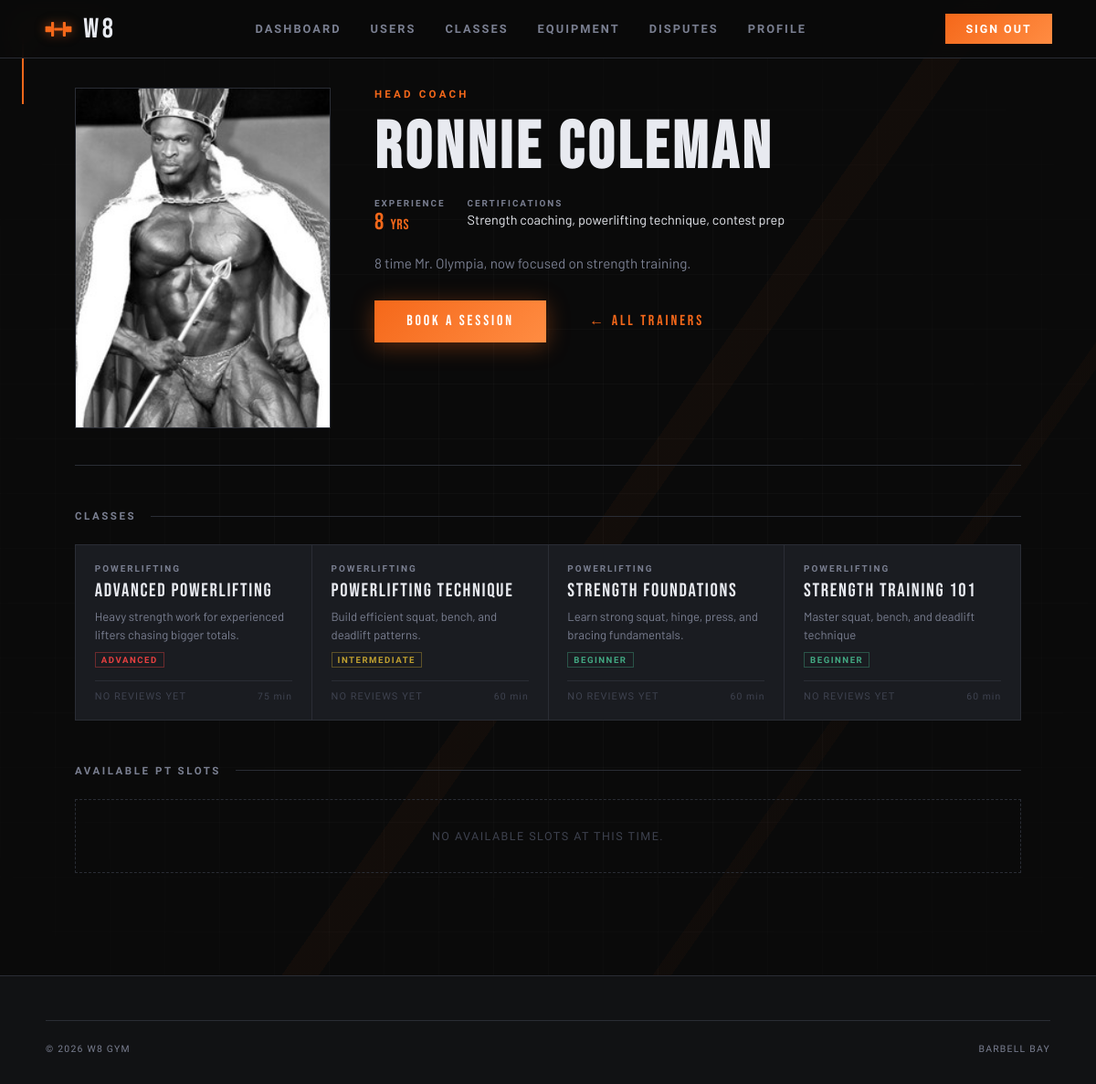
/pages/trainer_profile.php?id=2 (signed in), run on an earlier commit of the app's database.
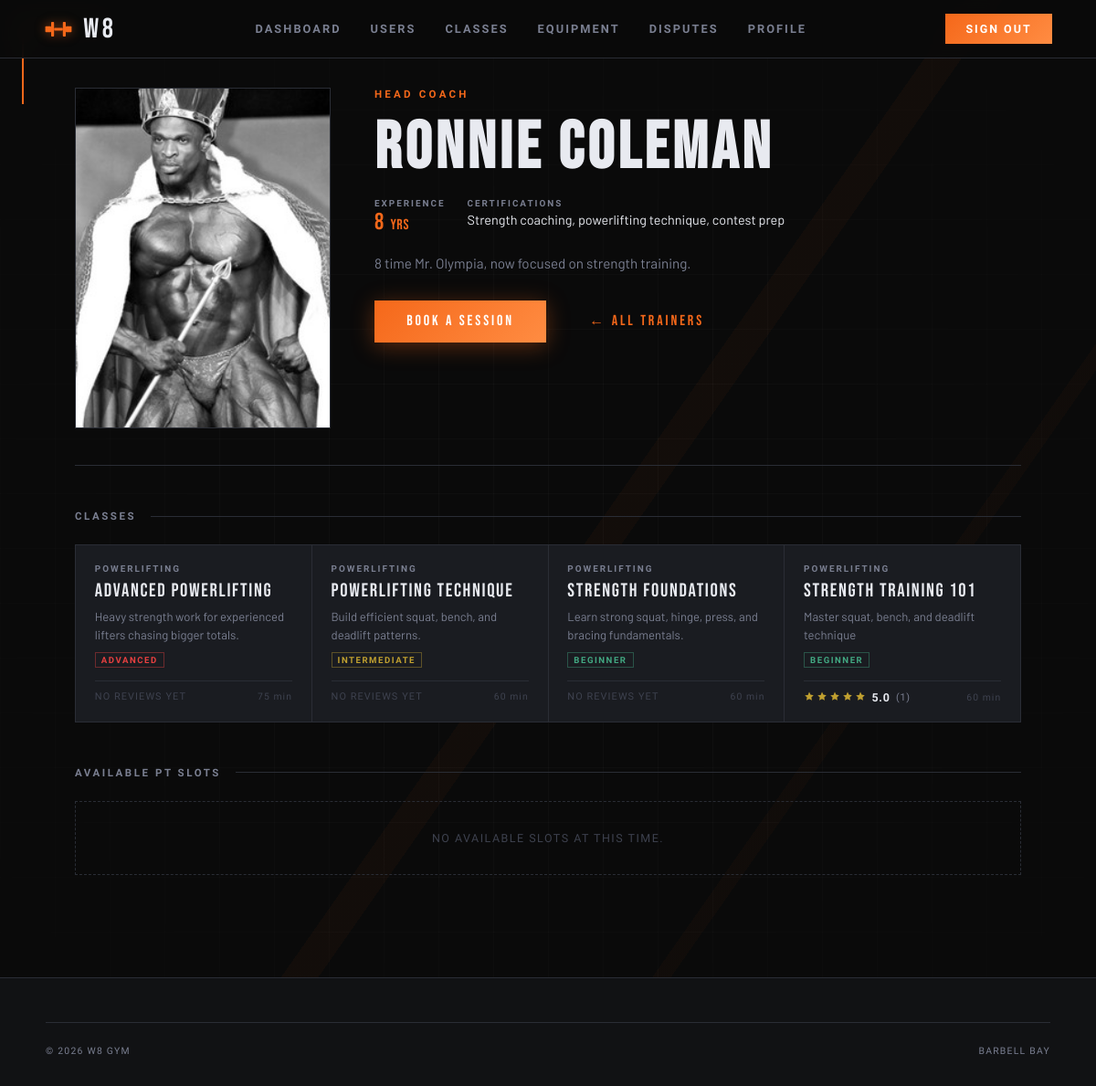
And on a later commit of the database.
### tables this page shows
CREATE TABLE trainer_profiles (
  user_id          INTEGER PRIMARY KEY,
  bio              TEXT    DEFAULT NULL,
  specialty        TEXT    DEFAULT NULL
                           CHECK (specialty IN (
                             'strength','cardio','yoga',
                             'crossfit','pilates','martial_arts','nutrition'
                           ) OR specialty IS NULL),
  certifications   TEXT    DEFAULT NULL,
  years_experience INTEGER DEFAULT 0,
  FOREIGN KEY (user_id) REFERENCES users(id) ON DELETE CASCADE
);

CREATE TABLE users (
  id             INTEGER PRIMARY KEY AUTOINCREMENT,
  username       TEXT    NOT NULL UNIQUE,
  email          TEXT    NOT NULL UNIQUE,
  password_hash  TEXT    NOT NULL,
  first_name     TEXT    NOT NULL,
  last_name      TEXT    NOT NULL,
  phone          TEXT    DEFAULT NULL,
  date_of_birth  TEXT    DEFAULT NULL,   -- ISO-8601: YYYY-MM-DD
  photo_path     TEXT    DEFAULT NULL,   -- stored relative path
  role           TEXT    NOT NULL DEFAULT 'member'
                         CHECK (role IN ('member','trainer','admin')),
  is_active      INTEGER NOT NULL DEFAULT 1,
  created_at     TEXT    NOT NULL DEFAULT (datetime('now')),
  updated_at     TEXT    NOT NULL DEFAULT (datetime('now'))
  -- NOTE: update updated_at via UPDATE trigger or in application code
);

CREATE TABLE classes (
  id            INTEGER PRIMARY KEY AUTOINCREMENT,
  name          TEXT    NOT NULL,
  type          TEXT    NOT NULL
                        CHECK (type IN ('powerlifting','hiit','crossfit','yoga','other')),
  level         TEXT    NOT NULL DEFAULT 'all'
                        CHECK (level IN ('all','beginner','intermediate','advanced')),
  description   TEXT    DEFAULT NULL,
  duration_min  INTEGER NOT NULL DEFAULT 60,
  capacity      INTEGER NOT NULL DEFAULT 20,
  trainer_id    INTEGER DEFAULT NULL,
  is_active     INTEGER NOT NULL DEFAULT 1,
  created_at    TEXT    NOT NULL DEFAULT (datetime('now')),
  updated_at    TEXT    NOT NULL DEFAULT (datetime('now')),
  FOREIGN KEY (trainer_id) REFERENCES users(id) ON DELETE SET NULL
);

### pages/trainer_profile.php (the view, shortened to what the rows shown need)
<?php
$db    = get_db();
$trainer_id = (int)($_GET['id'] ?? 0);
$stmt = $db->prepare(
    "SELECT u.id, u.first_name, u.last_name, u.photo_path, u.email,
            tp.bio, tp.specialty, tp.certifications, tp.years_experience
     FROM users u
     LEFT JOIN trainer_profiles tp ON tp.user_id = u.id
     WHERE u.id = ? AND u.role = 'trainer' AND u.is_active = 1
     LIMIT 1"
);
$stmt->execute([$trainer_id]);
$trainer = $stmt->fetch();
$stmt = $db->prepare(
    "SELECT c.id, c.name, c.type, c.level, c.duration_min, c.capacity, c.description,
            ROUND(AVG(cr.rating), 1)  AS avg_rating,
            COUNT(cr.id)              AS review_count
     FROM classes c
     LEFT JOIN class_sessions cs ON cs.class_id = c.id
     LEFT JOIN class_reviews cr  ON cr.session_id = cs.id
     WHERE c.trainer_id = ? AND c.is_active = 1
     GROUP BY c.id
     ORDER BY c.name ASC"
);
$stmt->execute([$trainer_id]);
$classes = $stmt->fetchAll();
$level_classes = [
    'beginner'     => 'trainer-class-card__level--beginner',
    'intermediate' => 'trainer-class-card__level--intermediate',
    'advanced'     => 'trainer-class-card__level--advanced',
];
function trainer_specialty_label(?string $specialty): string {
    $labels = [
        'strength' => 'Head Coach',
        'cardio'   => 'HIIT & Conditioning',
        'crossfit' => 'CrossFit',
        'yoga'     => 'Yoga & Recovery',
    ];
    return $labels[$specialty] ?? ucfirst(str_replace('_', ' ', (string)$specialty));
}
function render_stars(float $rating): string {
    $html = '<div class="rating__stars">';
    for ($i = 1; $i <= 5; $i++) {
        if ($rating >= $i) {
            $cls = 'rating__star rating__star--filled';
        } elseif ($rating >= $i - 0.5) {
            $cls = 'rating__star rating__star--half';
        } else {
            $cls = 'rating__star';
        }
        $html .= '<svg class="' . $cls . '" viewBox="0 0 20 20" fill="currentColor">'
               . '<path d="M10 1l2.39 4.84L18 6.91l-4 3.9.94 5.5L10 13.77l-4.94 2.54L6 10.81 2 6.91l5.61-.07z"/>'
               . '</svg>';
    }
    $html .= '</div>';
    return $html;
}
?>
<!DOCTYPE html>
<html lang="en">
<head>
  <link rel="stylesheet" href="../css/base.css">
  <link rel="stylesheet" href="../css/components.css">
  <link rel="stylesheet" href="../css/trainers.css">
</head>
<body>
  <main class="trainer-profile">
    <header class="trainer-profile__header">
      <div class="trainer-profile__photo">
        <?php if (!empty($trainer['photo_path'])): ?>
          <img src="../<?= htmlspecialchars($trainer['photo_path']) ?>"
               alt="<?= htmlspecialchars($trainer['first_name'] . ' ' . $trainer['last_name']) ?>">
        <?php endif; ?>
      </div>
      <section class="trainer-profile__info">
        <?php if (!empty($trainer['specialty'])): ?>
          <div class="trainer-profile__specialty">
            <?= htmlspecialchars(trainer_specialty_label($trainer['specialty'])) ?>
          </div>
        <?php endif; ?>
        <h1 class="trainer-profile__name">
          <?= htmlspecialchars($trainer['first_name'] . ' ' . $trainer['last_name']) ?>
        </h1>
        <div class="trainer-profile__meta">
          <div class="trainer-profile__meta-item">
            <span class="trainer-profile__meta-label">Experience</span>
            <span class="trainer-profile__meta-value">
              <?= (int)($trainer['years_experience'] ?? 0) ?>
              <span style="font-size:1rem;letter-spacing:.04em;">yrs</span>
            </span>
          </div>
          <?php if (!empty($trainer['certifications'])): ?>
          <div class="trainer-profile__meta-item">
            <span class="trainer-profile__meta-label">Certifications</span>
            <span class="trainer-profile__meta-value--text">
              <?= htmlspecialchars($trainer['certifications']) ?>
            </span>
          </div>
          <?php endif; ?>
        </div>
        <?php if (!empty($trainer['bio'])): ?>
          <p class="trainer-profile__bio">
            <?= htmlspecialchars($trainer['bio']) ?>
          </p>
        <?php endif; ?>
        <div class="trainer-profile__cta">
          <a href="pt_bookings.php?trainer_id=<?= $trainer['id'] ?>" class="btn btn-primary">
          </a>
          <a href="trainers.php" class="btn btn-secondary">
          </a>
        </div>
      </section>
    </header>
    <section class="trainer-profile__classes">
      <?php if (empty($classes)): ?>
        <div class="trainers-empty">
          <svg class="trainers-empty__icon" viewBox="0 0 24 24" fill="none">
            <rect x="3" y="4" width="18" height="18" rx="2" stroke="currentColor" stroke-width="1.5"/>
            <path d="M3 10h18M8 2v4M16 2v4" stroke="currentColor" stroke-width="1.5" stroke-linecap="round"/>
          </svg>
          No active classes assigned to this trainer.
        </div>
      <?php else: ?>
        <div class="trainer-classes-grid">
          <?php foreach ($classes as $c): ?>
          <article class="trainer-class-card">
            <div class="trainer-class-card__type"><?= ucfirst(htmlspecialchars($c['type'])) ?></div>
            <div class="trainer-class-card__name"><?= htmlspecialchars($c['name']) ?></div>
            <?php if (!empty($c['description'])): ?>
              <p style="font-family:var(--font-body,var(--fb));font-size:.82rem;color:var(--color-subtle,var(--subtle));line-height:1.5;margin:0;">
                <?= htmlspecialchars($c['description']) ?>
              </p>
            <?php endif; ?>
            <span class="trainer-class-card__level <?= $level_classes[$c['level']] ?? '' ?>">
              <?= ucfirst(htmlspecialchars($c['level'])) ?>
            </span>
            <div class="trainer-class-card__footer">
              <?php if ((int)$c['review_count'] === 0): ?>
                <span class="rating--no-reviews">No reviews yet</span>
              <?php else: ?>
                <div class="rating">
                  <?= render_stars((float)$c['avg_rating']) ?>
                  <span class="rating__value"><?= number_format((float)$c['avg_rating'], 1) ?></span>
                  <span class="rating__count">(<?= (int)$c['review_count'] ?>)</span>
                </div>
              <?php endif; ?>
              <span style="font-family:var(--font-ui,var(--fu));font-size:.65rem;letter-spacing:.1em;color:var(--color-muted,var(--muted));">
                <?= $c['duration_min'] ?> min
              </span>
            </div>
          </article>
          <?php endforeach; ?>
        </div>
      <?php endif; ?>
    </section>
  </main>
</body>
</html>

What changed in the data, as far as the page shows it:
changed classes "Strength Training 101": avg_rating (not shown) → "5.0"; review_count (not shown) → "1"; text "NO REVIEWS YET" → "( )"
